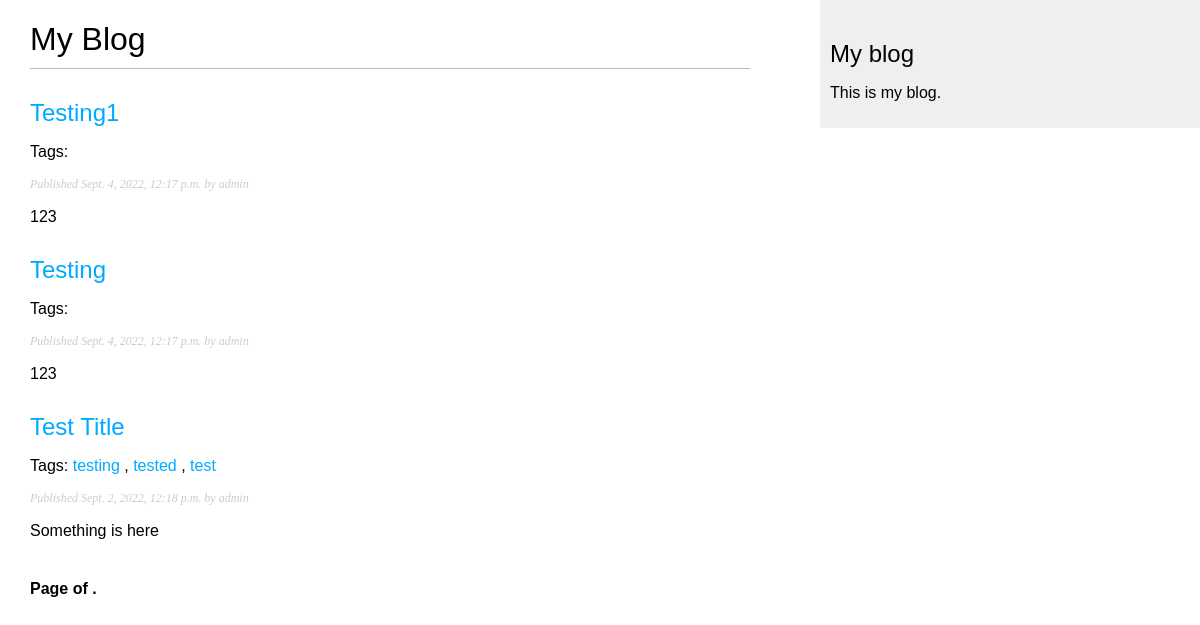
Screenshot of /blog/ with the database file from the repository.
### blog/models.py (models this page shows, shortened)
class Post(models.Model):
    class Status(models.TextChoices):
        DRAFT = 'DF', 'Draft'
        PUBLISHED = 'PB', 'Published'
    title = models.CharField(max_length=250)
    slug = models.SlugField(max_length=250, unique_for_date='publish')
    author = models.ForeignKey(User,
                               on_delete=models.CASCADE,
                               related_name='blog_posts')
    body = models.TextField()
    publish = models.DateTimeField(default=timezone.now)
    created = models.DateTimeField(auto_now_add=True)
    updated = models.DateTimeField(auto_now=True)
    status = models.CharField(max_length=2,
                              choices=Status.choices,
                              default=Status.DRAFT)
    objects = models.Manager()  # The default manager.
    published = PublishedManager()  # Our custom manager.
    tags = TaggableManager()
    class Meta:
        ordering = ['-publish']
        indexes = [
            models.Index(fields=['-publish']),
        ]
    def get_absolute_url(self):
        return reverse('blog:post_detail',
                       args=[self.publish.year,
                             self.publish.month,
                             self.publish.day,
                             self.slug])

### blog/views.py (the view)
def post_list(request, tag_slug=None):
    post_list = Post.published.all()
    tag = None
    if tag_slug:
        tag = get_object_or_404(Tag, slug=tag_slug)
        post_list = post_list.filter(tags__in=[tag])
    paginator = Paginator(post_list, 3)
    page_number = request.GET.get('page', 1)
    try:
        posts = paginator.page(page_number)
    except EmptyPage:
        posts = paginator.page(paginator.num_pages)
    except PageNotAnInteger:
        posts = paginator.page(1)
    return render(request,
                  'blog/post/list.html',
                  {'posts': posts,
                   'tag': tag})

### blog/models.py (called while the page is built)
    def get_queryset(self):
        return super().get_queryset() \
            .filter(status=Post.Status.PUBLISHED)

### blog/templates/blog/post/list.html (shortened to what this page needs)
{% extends "blog/base.html" %}
{% block content %}
    <h1>My Blog</h1>
    {% for post in posts %}
        <h2>
            <a href="{{ post.get_absolute_url }}">
                {{ post.title }}
            </a>
        </h2>
        <p class="tags">
            Tags:
            {% for tag in post.tags.all %}
                <a href="{% url "blog:post_list_by_tag" tag.slug %}">
                    {{ tag.name }}
                </a>
                {% if not forloop.last %}, {% endif %}
            {% endfor %}
        </p>
        <p class="date">
            Published {{ post.publish }} by {{ post.author }}
        </p>
        {{ post.body|truncatewords:30|linebreaks }}
    {% endfor %}
    {% include "pagination.html" with page=post %}
{% endblock %}

### blog/static/css/blog.css (style rules this page uses)
body { margin: 0; padding: 0; font-family: helvetica, sans-serif; }
a { color: #00abff; text-decoration: none; }
h1 { font-weight: normal; border-bottom: 1px solid #bbb; padding: 0 0 10px 0; }
h2 { font-weight: normal; margin: 30px 0 0; }
p.date { color: #ccc; font-family: georgia, serif; font-size: 12px; font-style: italic; }

### rows the page displays
Post: title "Testing1", publish "Sept. 4, 2022, 12:17 p.m.", author "admin", body "123"
Post: title "Testing", publish "Sept. 4, 2022, 12:17 p.m.", author "admin", body "123"
Post: title "Test Title", publish "Sept. 2, 2022, 12:18 p.m.", author "admin", body "Something is here"
Tag: name "testing"
Tag: name "tested"
Tag: name "test"
